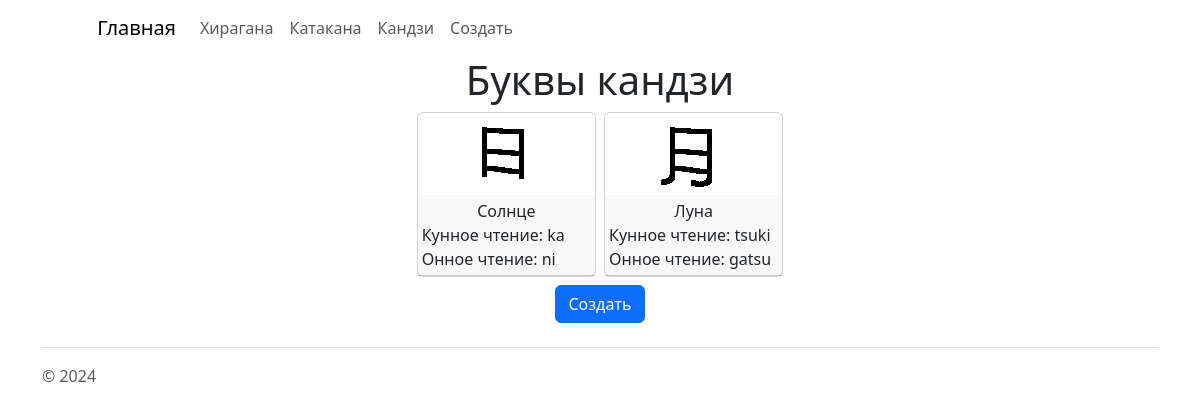
The app's page /list_kanji with its own data.
### writing_system/models.py (models this page shows)
class BaseModel(models.Model):
    class Meta:
        abstract = True
    time_create: datetime = models.DateTimeField(verbose_name='Время создания', auto_now_add=True)
    time_update: datetime = models.DateTimeField(verbose_name='Время изменения', auto_now=True)

class KanjiLetter(BaseModel):
    class Meta:
        verbose_name = 'Буква кандзи'
        verbose_name_plural = 'Буквы кандзи'
    id: int
    meaning = models.CharField('Значение', max_length=256)
    kunyomi_reading = models.CharField('Кунное чтение', max_length=256, blank=True)
    onyomi_reading = models.CharField('Онное чтение', max_length=256, blank=True)
    image = models.ImageField('Изображение буквы', upload_to='kanji_letters')
    objects: models.Manager

### writing_system/views.py (the view)
# urls.py: path('list_kanji', views.KanjiListView.as_view(), name='list-kanji'),
class KanjiListView(ListView):
    template_name = 'writing_system/list_kanji.html'
    context_object_name = 'kanji_letters'
    paginate_by = 10
    def get_queryset(self) -> QuerySet[models.KanjiLetter]:
        return models.KanjiLetter.objects.all()

### writing_system/templates/writing_system/list_kanji.html (shortened to what this page needs)
{% extends 'writing_system/base.html' %}
{% block content %}
<div class="mb-2">
    <div class="row gx-2 justify-content-center">
        <h1 class="text-center">Буквы кандзи</h1>
        {% for kanji_letter in kanji_letters %}
        <div class="col-4 col-md-2">
            <div class="card mb-2">
                <div class="card-body position-relative text-center checkered p-1">
                    <div>
                        <img class="drop-shadow auto-size-square"
                             src="{{ kanji_letter.image.url }}"
                             alt="{{ kanji_letter.meaning }}">
                    </div>
                </div>
                <div class="card-header  text-nowrap text-ellipsis small-xs normal-sm p-1">
                    <div class="text-center">
                        <span class="">{{ kanji_letter.meaning }}</span>
                    </div>
                    <div class="text-left">
                        <span class="">Кунное чтение: {{ kanji_letter.kunyomi_reading }}</span>
                        <br>
                        <span class="">Онное чтение: {{ kanji_letter.onyomi_reading }}</span>
                    </div>
                </div>
            </div>
        </div>
        {% endfor %}
    </div>
    <div class="row gx-2 justify-content-center">
        <div class="col-md-2">
        </div>
        <div class="col-md-2">
            <div class="text-center">
                <a href="{% url 'create-kanji' %}" class="btn btn-primary">
                    Создать
                </a>
            </div>
        </div>
        <div class="col-md-2">
        </div>
    </div>
</div>
{% endblock %}

### records on screen
KanjiLetter: image (picture), meaning "Солнце", kunyomi_reading "ka", onyomi_reading "ni"
KanjiLetter: image (picture), meaning "Луна", kunyomi_reading "tsuki", onyomi_reading "gatsu"
